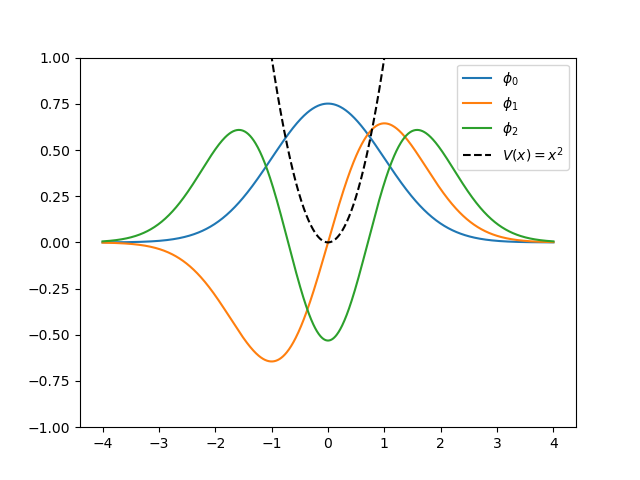

Here is the Python script that generated this plot:
# python 3.8.13
# potential_V1_and_S_as_parameter.py.py

# Created on Oct 8 9:34:54 2022
# @author: yinchaoyang
# --- utf-8 ---

# Solve 1D Schrodinger equation with the Potential V(x) = x^2 using a Gaussian basis 
# with a variational parameter: the center of the Gaussian s_i.

import math
import numpy as np
from scipy.linalg import sqrtm # calculate the matrix square root
import matplotlib.pyplot as plt

# constants
h_bar = 1       # reduced Planck constant
m = 0.5          # mass
v = 2 * math.pi
num_of_Basis = 50

# Choose the basis set through change the S parameter.
s = np.linspace(-5, 5, num_of_Basis)

# initialize the S matrix and H matrix, both of which are n*n.
S_ModifiedMatrix = np.zeros((num_of_Basis, num_of_Basis))
Hamilton_matrix = np.zeros((num_of_Basis, num_of_Basis))

def potential(x): # the potential function V(x)
    return x**2

def Integral_Phi_multiply_Phi(si, sj):
    return math.sqrt(v) * math.exp(-v * (si - sj) ** 2 / 2) / math.sqrt(2 * math.pi)

def Integral_Phi_multiply_operatorH_mutiply_Phi(si, sj):
    return math.exp(-v * (si - sj)**2 / 2) * (2 * h_bar**2 * v**2 * (1 - v * (si - sj)**2)\
         + m * (1 + v * (si + sj)**2)) / (4 * m * math.sqrt(2 * v * math.pi))

# Solution of 1D Schrodinger equation
def wave_function(index, s, eigenvectors, x): 
    # wave_function = \sum{j from 1 to n}{eigenvalue_j * phi_j} 
    sum = 0
    for j in range(num_of_Basis):
        sum += -eigenvectors[j][index] * math.sqrt(v / math.pi) * math.exp(-v * (x - s[j])**2)
    return sum

if __name__ == '__main__':
    # calculate the S matrix and H matrix
    for i in range(num_of_Basis):
        for j in range(num_of_Basis):
            S_ModifiedMatrix[i][j] = Integral_Phi_multiply_Phi(s[i], s[j]) # the S matrix
            Hamilton_matrix[i][j] = Integral_Phi_multiply_operatorH_mutiply_Phi(s[i], s[j]) # H matrix
    
    # Todo: calculate the eigenvalues and the corresponding eigenvectors.
    # Hamilton_matrix * eigenvector = eigenvalue * eigenvector
    
    # Since the basis set is not orthogonal, introduce S_ModifiedMatrix.
    # Hamilton_matrix_prime * eigenvector_prime = eigenvalue * eigenvector_prime
    S_ModifiedMatrix_sqrt = sqrtm(S_ModifiedMatrix) # S_{1/2}
    S_ModifiedMatrix_sqrt_inv = np.linalg.inv(S_ModifiedMatrix_sqrt) # S_{-1/2}
    Hamilton_matrix_prime = S_ModifiedMatrix_sqrt_inv @ Hamilton_matrix @ S_ModifiedMatrix_sqrt_inv # H' = S_{-1/2} * H * S_{-1/2}

    eigen_states, eigenvectors_prime = np.linalg.eig(Hamilton_matrix_prime) # calculate the "modified" eigenvalues and eigenvectors
    eigenvectors = S_ModifiedMatrix_sqrt_inv @ eigenvectors_prime # C = S_{-1/2} * C'

    # Find the 3 lowest energy eigenstates.
    eigen_states_3lowest = sorted(eigen_states)[:3]
    indexes = []
    for i in range(3):
        index = np.argwhere(eigen_states == eigen_states_3lowest[i])
        indexes.append(int(index))
    print("The 3 lowest energy eigenstates with potential V(x) = x^2 are: ")
    for i in range(3):
        print("%.4f  " % (eigen_states[indexes[i]]))

    # Plot the wave function.
    fig, ax = plt.subplots()
    x = np.linspace(-4, 4, 1000)
    for i in range(3):
        waveFunction = [wave_function(indexes[i], s, eigenvectors, xi) for xi in x]
        ax.plot(x, waveFunction, label=f"$\phi_{i}$")
    ax.plot(x, potential(x), "k--", label="$V(x) = x^2$")
    ax.legend(loc="upper right")
    ax.set_ylim(-1, 1)
    plt.show()
